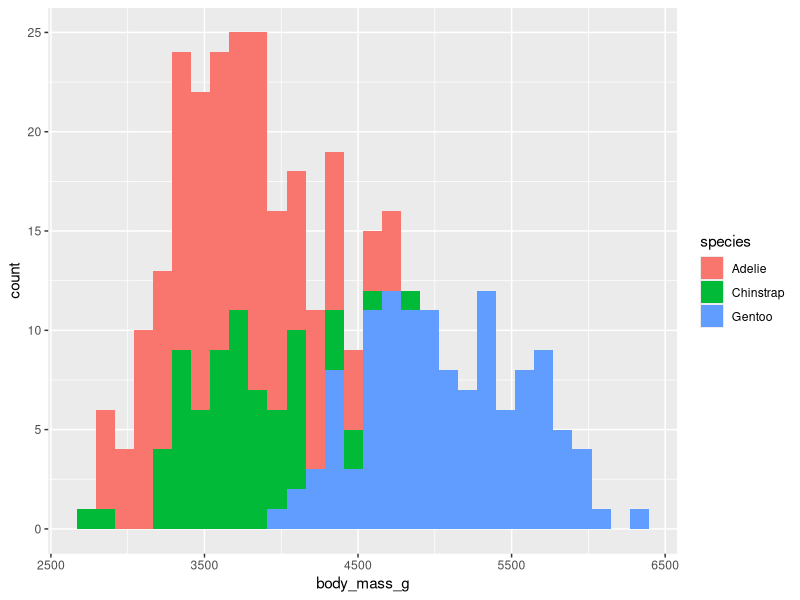
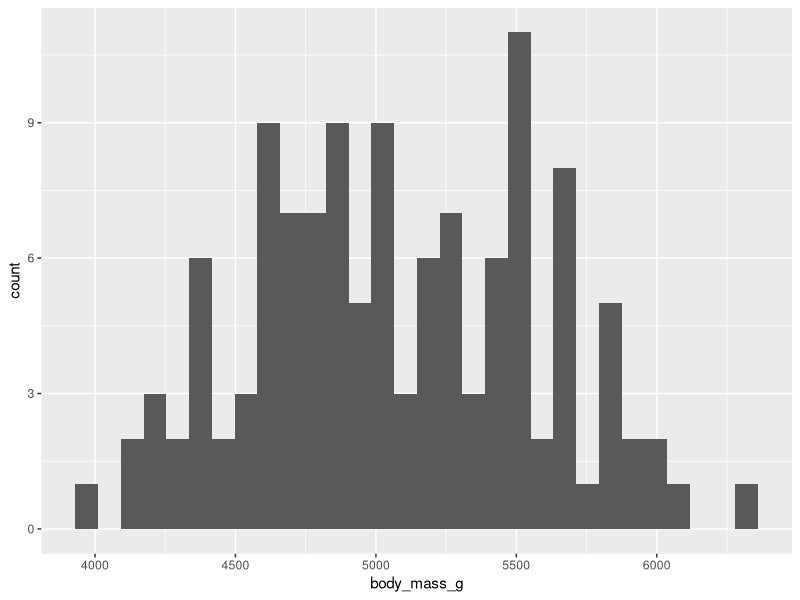
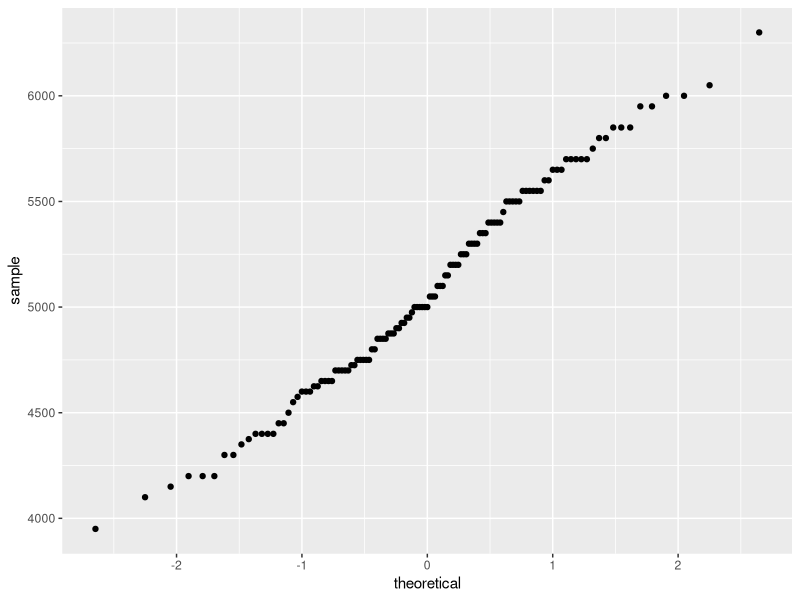
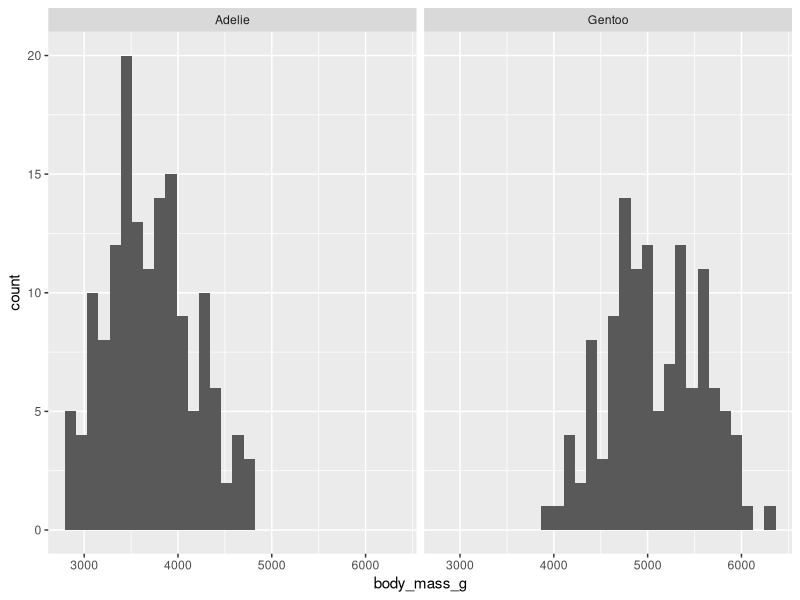
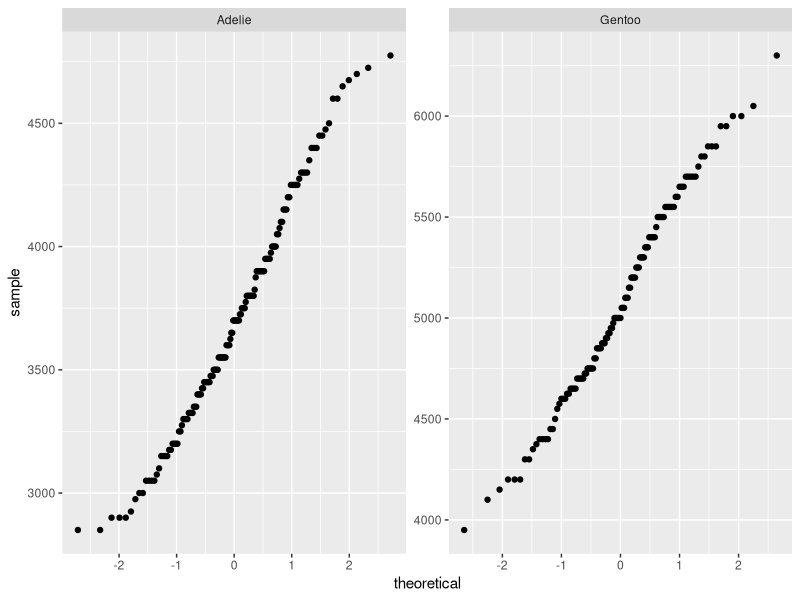

Recreate these plots in R, in order.
## ---- chunk 1
knitr::opts_chunk$set(fig.width=6, fig.asp = 0.618, collapse=TRUE) 
## ---- chunk 2
library(palmerpenguins)
library(rstatix) # for levene_test() and t_test()
library(knitr)  # prints pretty tables with RMarkdown
library(tidyverse)
## ---- chunk 3
# Two great functions for looking at the first few rows of your variables:
head(penguins)
glimpse(penguins)

# Summary statistics. Note # of observations and NAs
summary(penguins)

ggplot(data=penguins) +
  geom_histogram(aes(x=body_mass_g, fill=species))
## ---- chunk 4
# Separate just the Gentoo from all the penguin data
gentoo = penguins %>% 
  filter(species=="Gentoo") 

# Calculate the mean and standard deviation Gentoo body mass in our data (sometimes base R is more sensible than dplyr)
mean(gentoo$body_mass_g, na.rm=TRUE)
sd(gentoo$body_mass_g, na.rm=TRUE)
## ---- chunk 5
# Quickly visualize the body mass data
ggplot(data=gentoo) +
  geom_histogram(aes(x=body_mass_g))
## ---- chunk 6
# Check normality assumption with a qqplot:
ggplot(gentoo) +
  stat_qq(aes(sample=body_mass_g))
## ---- chunk 7
t.test(gentoo$body_mass_g, mu = 5500) # Base R

t_test_results = gentoo %>% t_test(body_mass_g ~ 1, mu = 5500) # pipe-friendly version from rstatix
kable(t_test_results) # prints results nicely with RMarkdown
## ---- chunk 8
# Simplify the dataset to what we need
data_for_t_test = penguins %>%
  dplyr::filter(species %in% c("Gentoo", "Adelie"),
         !is.na(body_mass_g)) %>%
  select(species, body_mass_g) %>%
  droplevels() # removes "Chinstrap" level from the species factor / categorical variable

summary(data_for_t_test)

# Calculate summary stats
data_for_t_test %>%
  group_by(species) %>%
  summarize(mean=mean(body_mass_g), sd=sd(body_mass_g))

# Plot a quick histogram:
ggplot(aes(x=body_mass_g), data=data_for_t_test) +
  geom_histogram() +
  facet_wrap(~species)

# Check normality assumption with a qqplot:
ggplot(data_for_t_test) +
  stat_qq(aes(sample=body_mass_g)) +
  facet_wrap(~species, scales="free")

# Check equality of variances; Levene's test null hypothesis: variances are equal
data_for_t_test %>% levene_test(body_mass_g ~ species) # if p<0.05, variances are NOT equal
## ---- chunk 9
# Base R version:
t.test(data_for_t_test$body_mass_g ~ data_for_t_test$species)

# dplyr-friendly version:
data_for_t_test %>% 
  t_test(body_mass_g ~ species) 
